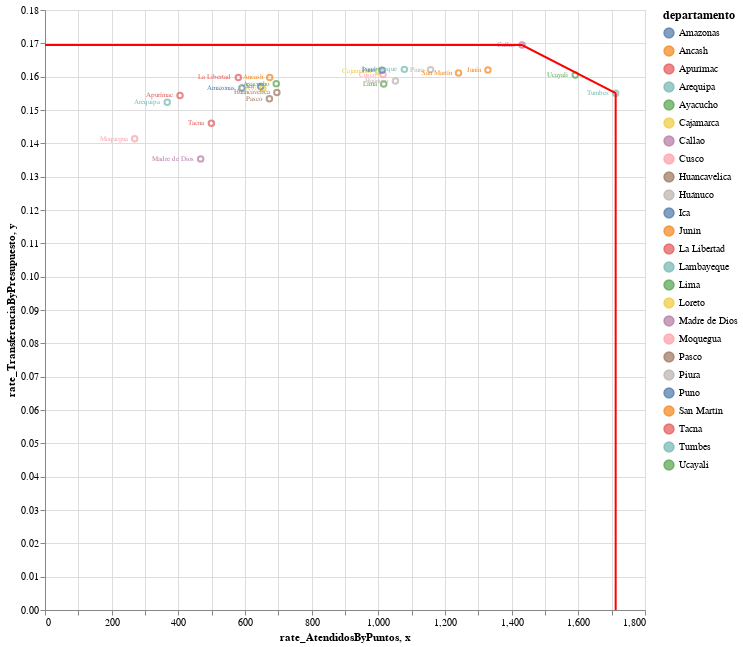

Notebook code for this chart:
### Code cell
points + text + alt.Chart(envelope).mark_line(color='red').encode(
    x='x',
    y='y',
)

### Figure 1 — Vega-Lite specification as saved in the notebook (floating-point values rounded to 4 significant figures)
{"config": {"view": {"continuousWidth": 300, "continuousHeight": 300}}, "layer": [{"mark": {"type": "point"}, "encoding": {"color": {"field": "departamento", "legend": {"labelFontSize": 10, "titleFontSize": 12}, "type": "nominal"}, "x": {"field": "rate_AtendidosByPuntos", "type": "quantitative"}, "y": {"field": "rate_TransferenciaByPresupuesto", "type": "quantitative"}}}, {"mark": {"type": "text", "align": "right", "baseline": "middle", "dx": -7, "size": 7}, "encoding": {"color": {"field": "departamento", "legend": {"labelFontSize": 10, "titleFontSize": 12}, "type": "nominal"}, "text": {"field": "departamento", "type": "nominal"}, "x": {"field": "rate_AtendidosByPuntos", "type": "quantitative"}, "y": {"field": "rate_TransferenciaByPresupuesto", "type": "quantitative"}}}, {"data": {"name": "data-87abbfb6e4e6cda3c04635fc48fdf16d"}, "mark": {"type": "line", "color": "red"}, "encoding": {"x": {"field": "x", "type": "quantitative"}, "y": {"field": "y", "type": "quantitative"}}}], "data": {"name": "data-dff3ab27e0c58d0df858e08831580128"}, "height": 600, "width": 600, "$schema": "https://vega.github.io/schema/vega-lite/v5.8.0.json", "datasets": {"data-dff3ab27e0c58d0df858e08831580128": [{"departamento": "Amazonas", "puntos_pago": 35, "presupuesto_p65": 33016281, "transferencia_p65": 5170250, "atendidos_p65": 20681, "rate_AtendidosByPuntos": 590.9, "rate_TransferenciaByPresupuesto": 0.1566}, {"departamento": "Ancash", "puntos_pago": 72, "presupuesto_p65": 75956506, "transferencia_p65": 12135000, "atendidos_p65": 48540, "rate_AtendidosByPuntos": 674.2, "rate_TransferenciaByPresupuesto": 0.1598}, {"departamento": "Apurímac", "puntos_pago": 82, "presupuesto_p65": 53786680, "transferencia_p65": 8303500, "atendidos_p65": 33214, "rate_AtendidosByPuntos": 405.0, "rate_TransferenciaByPresupuesto": 0.1544}, {"departamento": "Arequipa", "puntos_pago": 42, "presupuesto_p65": 25284352, "transferencia_p65": 3851000, "atendidos_p65": 15404, "rate_AtendidosByPuntos": 366.8, "rate_TransferenciaByPresupuesto": 0.1523}, {"departamento": "Ayacucho", "puntos_pago": 60, "presupuesto_p65": 65903382, "transferencia_p65": 10406750, "atendidos_p65": 41627, "rate_AtendidosByPuntos": 693.8, "rate_TransferenciaByPresupuesto": 0.1579}, {"departamento": "Cajamarca", "puntos_pago": 91, "presupuesto_p65": 140816441, "transferencia_p65": 22756250, "atendidos_p65": 91025, "rate_AtendidosByPuntos": 1000.0, "rate_TransferenciaByPresupuesto": 0.1616}, {"departamento": "Callao", "puntos_pago": 5, "presupuesto_p65": 10556560, "transferencia_p65": 1789000, "atendidos_p65": 7156, "rate_AtendidosByPuntos": 1431.0, "rate_TransferenciaByPresupuesto": 0.1695}, {"departamento": "Cusco", "puntos_pago": 56, "presupuesto_p65": 88383766, "transferencia_p65": 14198500, "atendidos_p65": 56794, "rate_AtendidosByPuntos": 1014.0, "rate_TransferenciaByPresupuesto": 0.1606}, {"departamento": "Huancavelica", "puntos_pago": 42, "presupuesto_p65": 47048986, "transferencia_p65": 7304500, "atendidos_p65": 29218, "rate_AtendidosByPuntos": 695.7, "rate_TransferenciaByPresupuesto": 0.1553}, {"departamento": "Huánuco", "puntos_pago": 36, "presupuesto_p65": 59633479, "transferencia_p65": 9462000, "atendidos_p65": 37848, "rate_AtendidosByPuntos": 1051.0, "rate_TransferenciaByPresupuesto": 0.1587}, {"departamento": "Ica", "puntos_pago": 14, "presupuesto_p65": 14424605, "transferencia_p65": 2265500, "atendidos_p65": 9062, "rate_AtendidosByPuntos": 647.3, "rate_TransferenciaByPresupuesto": 0.1571}, {"departamento": "Junín", "puntos_pago": 30, "presupuesto_p65": 61526461, "transferencia_p65": 9966250, "atendidos_p65": 39865, "rate_AtendidosByPuntos": 1329.0, "rate_TransferenciaByPresupuesto": 0.162}, {"departamento": "La Libertad", "puntos_pago": 72, "presupuesto_p65": 65345280, "transferencia_p65": 10441000, "atendidos_p65": 41764, "rate_AtendidosByPuntos": 580.1, "rate_TransferenciaByPresupuesto": 0.1598}, {"departamento": "Lambayeque", "puntos_pago": 25, "presupuesto_p65": 41550361, "transferencia_p65": 6739000, "atendidos_p65": 26956, "rate_AtendidosByPuntos": 1078.0, "rate_TransferenciaByPresupuesto": 0.1622}, {"departamento": "Lima", "puntos_pago": 64, "presupuesto_p65": 103031820, "transferencia_p65": 16259000, "atendidos_p65": 65036, "rate_AtendidosByPuntos": 1016.0, "rate_TransferenciaByPresupuesto": 0.1578}, {"departamento": "Loreto", "puntos_pago": 61, "presupuesto_p65": 63685353, "transferencia_p65": 9965250, "atendidos_p65": 39861, "rate_AtendidosByPuntos": 653.5, "rate_TransferenciaByPresupuesto": 0.1565}, {"departamento": "Madre de Dios", "puntos_pago": 5, "presupuesto_p65": 4313334, "transferencia_p65": 583750, "atendidos_p65": 2335, "rate_AtendidosByPuntos": 467.0, "rate_TransferenciaByPresupuesto": 0.1353}, {"departamento": "Moquegua", "puntos_pago": 15, "presupuesto_p65": 7136932, "transferencia_p65": 1009000, "atendidos_p65": 4036, "rate_AtendidosByPuntos": 269.1, "rate_TransferenciaByPresupuesto": 0.1414}, {"departamento": "Pasco", "puntos_pago": 14, "presupuesto_p65": 15361260, "transferencia_p65": 2356250, "atendidos_p65": 9425, "rate_AtendidosByPuntos": 673.2, "rate_TransferenciaByPresupuesto": 0.1534}, {"departamento": "Piura", "puntos_pago": 56, "presupuesto_p65": 99886555, "transferencia_p65": 16193000, "atendidos_p65": 64772, "rate_AtendidosByPuntos": 1157.0, "rate_TransferenciaByPresupuesto": 0.1621}, {"departamento": "Puno", "puntos_pago": 73, "presupuesto_p65": 113965125, "transferencia_p65": 18456000, "atendidos_p65": 73824, "rate_AtendidosByPuntos": 1011.0, "rate_TransferenciaByPresupuesto": 0.1619}, {"departamento": "San Martín", "puntos_pago": 29, "presupuesto_p65": 55836250, "transferencia_p65": 8994250, "atendidos_p65": 35977, "rate_AtendidosByPuntos": 1241.0, "rate_TransferenciaByPresupuesto": 0.1611}, {"departamento": "Tacna", "puntos_pago": 8, "presupuesto_p65": 6838876, "transferencia_p65": 998500, "atendidos_p65": 3994, "rate_AtendidosByPuntos": 499.2, "rate_TransferenciaByPresupuesto": 0.146}, {"departamento": "Tumbes", "puntos_pago": 4, "presupuesto_p65": 11041840, "transferencia_p65": 1712000, "atendidos_p65": 6848, "rate_AtendidosByPuntos": 1712.0, "rate_TransferenciaByPresupuesto": 0.155}, {"departamento": "Ucayali", "puntos_pago": 12, "presupuesto_p65": 29733275, "transferencia_p65": 4772250, "atendidos_p65": 19089, "rate_AtendidosByPuntos": 1591.0, "rate_TransferenciaByPresupuesto": 0.1605}], "data-87abbfb6e4e6cda3c04635fc48fdf16d": [{"x": 0.0, "y": 0.1695}, {"x": 1431.0, "y": 0.1695}, {"x": 1712.0, "y": 0.155}, {"x": 1712.0, "y": 0.0}]}}
